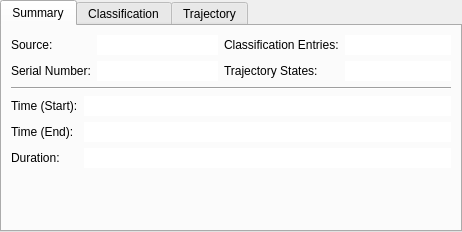
<?xml version="1.0" encoding="UTF-8"?>
<ui version="4.0">
 <class>vvTrackInfoWidget</class>
 <widget class="QTabWidget" name="vvTrackInfoWidget">
  <property name="geometry">
   <rect>
    <x>0</x>
    <y>0</y>
    <width>462</width>
    <height>232</height>
   </rect>
  </property>
  <property name="currentIndex">
   <number>0</number>
  </property>
  <widget class="QWidget" name="summaryTab">
   <attribute name="title">
    <string>Summary</string>
   </attribute>
   <layout class="QGridLayout" name="summaryLayout">
    <item row="0" column="0">
     <layout class="QFormLayout" name="nameLayout">
      <property name="fieldGrowthPolicy">
       <enum>QFormLayout::ExpandingFieldsGrow</enum>
      </property>
      <item row="0" column="0">
       <widget class="QLabel" name="sourceLabel">
        <property name="text">
         <string>Source:</string>
        </property>
       </widget>
      </item>
      <item row="0" column="1">
       <widget class="QLineEdit" name="source">
        <property name="frame">
         <bool>false</bool>
        </property>
        <property name="readOnly">
         <bool>true</bool>
        </property>
       </widget>
      </item>
      <item row="1" column="0">
       <widget class="QLabel" name="serialLabel">
        <property name="text">
         <string>Serial Number:</string>
        </property>
       </widget>
      </item>
      <item row="1" column="1">
       <widget class="QLineEdit" name="serial">
        <property name="frame">
         <bool>false</bool>
        </property>
        <property name="readOnly">
         <bool>true</bool>
        </property>
       </widget>
      </item>
     </layout>
    </item>
    <item row="3" column="0" colspan="2">
     <spacer name="verticalSpacer">
      <property name="orientation">
       <enum>Qt::Vertical</enum>
      </property>
      <property name="sizeHint" stdset="0">
       <size>
        <width>20</width>
        <height>40</height>
       </size>
      </property>
     </spacer>
    </item>
    <item row="1" column="0" colspan="2">
     <widget class="Line" name="line">
      <property name="orientation">
       <enum>Qt::Horizontal</enum>
      </property>
     </widget>
    </item>
    <item row="2" column="0" colspan="2">
     <layout class="QFormLayout" name="timeLayout">
      <item row="0" column="0">
       <widget class="QLabel" name="timeStartLabel">
        <property name="text">
         <string>Time (Start):</string>
        </property>
       </widget>
      </item>
      <item row="0" column="1">
       <widget class="QLineEdit" name="timeStart">
        <property name="frame">
         <bool>false</bool>
        </property>
        <property name="readOnly">
         <bool>true</bool>
        </property>
       </widget>
      </item>
      <item row="1" column="0">
       <widget class="QLabel" name="timeEndLabel">
        <property name="text">
         <string>Time (End):</string>
        </property>
       </widget>
      </item>
      <item row="1" column="1">
       <widget class="QLineEdit" name="timeEnd">
        <property name="frame">
         <bool>false</bool>
        </property>
        <property name="readOnly">
         <bool>true</bool>
        </property>
       </widget>
      </item>
      <item row="2" column="0">
       <widget class="QLabel" name="timeDurationLabel">
        <property name="text">
         <string>Duration:</string>
        </property>
       </widget>
      </item>
      <item row="2" column="1">
       <widget class="QLineEdit" name="timeDuration">
        <property name="frame">
         <bool>false</bool>
        </property>
        <property name="readOnly">
         <bool>true</bool>
        </property>
       </widget>
      </item>
     </layout>
    </item>
    <item row="0" column="1">
     <layout class="QFormLayout" name="dataLayout">
      <property name="fieldGrowthPolicy">
       <enum>QFormLayout::ExpandingFieldsGrow</enum>
      </property>
      <item row="0" column="0">
       <widget class="QLabel" name="tocCountLabel">
        <property name="text">
         <string>Classification Entries:</string>
        </property>
       </widget>
      </item>
      <item row="0" column="1">
       <widget class="QLineEdit" name="tocCount">
        <property name="frame">
         <bool>false</bool>
        </property>
        <property name="readOnly">
         <bool>true</bool>
        </property>
       </widget>
      </item>
      <item row="1" column="0">
       <widget class="QLabel" name="statesCountLabel">
        <property name="text">
         <string>Trajectory States:</string>
        </property>
       </widget>
      </item>
      <item row="1" column="1">
       <widget class="QLineEdit" name="statesCount">
        <property name="frame">
         <bool>false</bool>
        </property>
        <property name="readOnly">
         <bool>true</bool>
        </property>
       </widget>
      </item>
     </layout>
    </item>
   </layout>
  </widget>
  <widget class="QWidget" name="tocTab">
   <attribute name="title">
    <string>Classification</string>
   </attribute>
   <layout class="QVBoxLayout" name="valueLayout">
    <item>
     <widget class="QTreeWidget" name="tocEntries">
      <property name="editTriggers">
       <set>QAbstractItemView::NoEditTriggers</set>
      </property>
      <property name="alternatingRowColors">
       <bool>true</bool>
      </property>
      <property name="selectionMode">
       <enum>QAbstractItemView::ExtendedSelection</enum>
      </property>
      <property name="uniformRowHeights">
       <bool>true</bool>
      </property>
      <property name="sortingEnabled">
       <bool>true</bool>
      </property>
      <property name="allColumnsShowFocus">
       <bool>true</bool>
      </property>
      <column>
       <property name="text">
        <string notr="true">Identifier</string>
       </property>
      </column>
      <column>
       <property name="text">
        <string>Probability</string>
       </property>
      </column>
     </widget>
    </item>
   </layout>
  </widget>
  <widget class="QWidget" name="trajectoryTab">
   <attribute name="title">
    <string>Trajectory</string>
   </attribute>
   <layout class="QVBoxLayout" name="verticalLayout">
    <item>
     <widget class="QTreeWidget" name="trajectoryStates">
      <property name="editTriggers">
       <set>QAbstractItemView::NoEditTriggers</set>
      </property>
      <property name="alternatingRowColors">
       <bool>true</bool>
      </property>
      <property name="selectionMode">
       <enum>QAbstractItemView::ExtendedSelection</enum>
      </property>
      <property name="uniformRowHeights">
       <bool>true</bool>
      </property>
      <property name="sortingEnabled">
       <bool>true</bool>
      </property>
      <property name="allColumnsShowFocus">
       <bool>true</bool>
      </property>
      <column>
       <property name="text">
        <string>Time</string>
       </property>
      </column>
      <column>
       <property name="text">
        <string>Location</string>
       </property>
      </column>
      <column>
       <property name="text">
        <string>Region</string>
       </property>
      </column>
     </widget>
    </item>
   </layout>
  </widget>
 </widget>
 <resources/>
 <connections/>
</ui>
